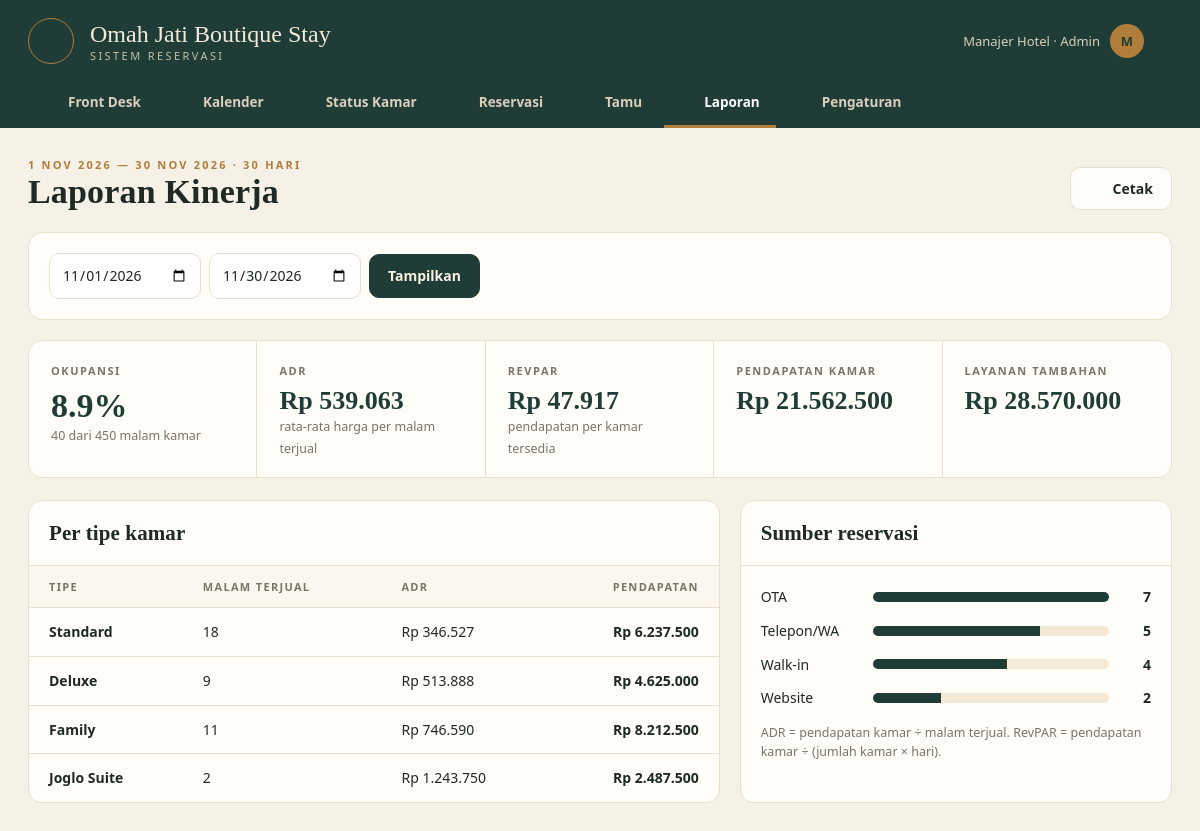
/index.php?page=laporan (signed in), run on the app's committed database.
### tables this page shows
CREATE TABLE pengaturan (
  id INT PRIMARY KEY,
  nama_hotel VARCHAR(100) NOT NULL,
  alamat VARCHAR(255),
  telepon VARCHAR(30),
  jam_checkin VARCHAR(5) NOT NULL DEFAULT '14:00',
  jam_checkout VARCHAR(5) NOT NULL DEFAULT '12:00',
  pajak_persen TINYINT NOT NULL DEFAULT 0
);

CREATE TABLE reservasi (
  id INT AUTO_INCREMENT PRIMARY KEY,
  kode VARCHAR(20) NOT NULL UNIQUE,
  tamu_id INT NOT NULL,
  kamar_id INT NOT NULL,
  check_in DATE NOT NULL,
  check_out DATE NOT NULL,
  malam SMALLINT NOT NULL,
  dewasa TINYINT NOT NULL DEFAULT 2,
  harga_malam INT NOT NULL,           
  diskon INT NOT NULL DEFAULT 0,
  dibayar INT NOT NULL DEFAULT 0,
  sumber ENUM('Walk-in','Telepon/WA','Website','OTA') NOT NULL DEFAULT 'Walk-in',
  status ENUM('booking','checkin','checkout','batal') NOT NULL DEFAULT 'booking',
  catatan VARCHAR(255),
  user_id INT NULL,
  checkin_at DATETIME NULL,
  checkout_at DATETIME NULL,
  created_at DATETIME NOT NULL DEFAULT CURRENT_TIMESTAMP,
  INDEX idx_kamar_tgl (kamar_id, check_in, check_out),
  FOREIGN KEY (tamu_id) REFERENCES tamu(id),
  FOREIGN KEY (kamar_id) REFERENCES kamar(id),
  FOREIGN KEY (user_id) REFERENCES users(id) ON DELETE SET NULL
);

### index.php (called while the page is built, shortened)
<?php
require __DIR__ . '/includes/bootstrap.php';
$routes = [
    'login'      => 'pages/login.php',
    'logout'     => 'pages/logout.php',
    'dashboard'  => 'pages/dashboard.php',
    'kalender'   => 'pages/kalender.php',
    'kamar'      => 'pages/kamar.php',
    'reservasi'  => 'pages/reservasi/index.php',
    'res.baru'   => 'pages/reservasi/baru.php',
    'res.detail' => 'pages/reservasi/detail.php',
    'res.aksi'   => 'pages/reservasi/aksi.php',
    'invoice'    => 'pages/reservasi/invoice.php',
    'tamu'       => 'pages/tamu.php',
    'laporan'    => 'pages/laporan.php',
    'master'     => 'pages/master/index.php',
];
$page = $_GET['page'] ?? 'dashboard';
require __DIR__ . '/' . $routes[$page];

### pages/laporan.php (the view)
<?php
$dari = $_GET['dari'] ?? date('Y-m-01');
$sampai = $_GET['sampai'] ?? date('Y-m-d');
$hari = max(1, malam($dari, $sampai) + 1);
$totalKamar = (int) q("SELECT COUNT(*) FROM kamar")->fetchColumn();
$akhirEks = date('Y-m-d', strtotime("$sampai +1 day"));
$res = q("SELECT r.*, tk.nama tipe FROM reservasi r JOIN kamar k ON k.id = r.kamar_id JOIN tipe_kamar tk ON tk.id = k.tipe_id
          WHERE r.status IN ('checkin','checkout') AND r.check_in < ? AND r.check_out > ?", [$akhirEks, $dari])->fetchAll();
$malamTerjual = 0; $pendapatanKamar = 0; $perTipe = []; $perSumber = [];
foreach ($res as $r) {
    $a = max($r['check_in'], $dari); $b = min($r['check_out'], $akhirEks);
    $m = malam($a, $b);
    $nilai = $m * $r['harga_malam'] - ($r['malam'] ? round($r['diskon'] * $m / $r['malam']) : 0);
    $malamTerjual += $m; $pendapatanKamar += $nilai;
    $perTipe[$r['tipe']]['malam'] = ($perTipe[$r['tipe']]['malam'] ?? 0) + $m;
    $perTipe[$r['tipe']]['nilai'] = ($perTipe[$r['tipe']]['nilai'] ?? 0) + $nilai;
    $perSumber[$r['sumber']] = ($perSumber[$r['sumber']] ?? 0) + 1;
}
$layanan = (int) q("SELECT COALESCE(SUM(l.qty * l.harga),0) FROM layanan l WHERE l.created_at BETWEEN ? AND ?", [$dari, $sampai . ' 23:59:59'])->fetchColumn();
$okupansi = round($malamTerjual / ($totalKamar * $hari) * 100, 1);
$adr = $malamTerjual ? round($pendapatanKamar / $malamTerjual) : 0;
$revpar = round($pendapatanKamar / ($totalKamar * $hari));
arsort($perSumber);
$title = 'Laporan Kinerja';
$eyebrow = tgl($dari) . ' — ' . tgl($sampai) . ' · ' . $hari . ' hari';
$actions = '<button class="btn" onclick="window.print()">' . icon('printer', 16) . ' Cetak</button>';
require __DIR__ . '/../includes/header.php';
?>
<form class="card no-print" method="get" style="margin-bottom:20px"><div class="card-body filters"><input type="hidden" name="page" value="laporan">
    <input type="date" name="dari" value="<?= e($dari) ?>"><input type="date" name="sampai" value="<?= e($sampai) ?>"><button class="btn btn-primary">Tampilkan</button></div></form>
<div class="kpis">
    <div class="kpi"><small>Okupansi</small><strong><?= $okupansi ?>%</strong><span><?= $malamTerjual ?> dari <?= $totalKamar * $hari ?> malam kamar</span></div>
    <div class="kpi"><small>ADR</small><strong style="font-size:26px"><?= rupiah($adr) ?></strong><span>rata-rata harga per malam terjual</span></div>
    <div class="kpi"><small>RevPAR</small><strong style="font-size:26px"><?= rupiah($revpar) ?></strong><span>pendapatan per kamar tersedia</span></div>
    <div class="kpi"><small>Pendapatan kamar</small><strong style="font-size:26px"><?= rupiah($pendapatanKamar) ?></strong></div>
    <div class="kpi"><small>Layanan tambahan</small><strong style="font-size:26px"><?= rupiah($layanan) ?></strong></div>
</div>
<div class="grid-2">
    <div class="card"><div class="card-head"><h2>Per tipe kamar</h2></div><div class="table-wrap"><table>
        <thead><tr><th>Tipe</th><th>Malam terjual</th><th>ADR</th><th class="text-right">Pendapatan</th></tr></thead>
        <tbody><?php foreach ($perTipe as $tp => $v): ?><tr><td><strong><?= e($tp) ?></strong></td><td><?= $v['malam'] ?></td><td><?= rupiah($v['malam'] ? $v['nilai'] / $v['malam'] : 0) ?></td><td class="text-right"><strong><?= rupiah($v['nilai']) ?></strong></td></tr><?php endforeach; ?></tbody>
    </table></div></div>
    <div class="card"><div class="card-head"><h2>Sumber reservasi</h2></div><div class="card-body">
        <?php $maxS = max(1, ...array_values($perSumber ?: [1])); foreach ($perSumber as $s => $n): ?>
            <div style="display:flex;align-items:center;gap:12px;margin-bottom:12px"><span style="width:100px"><?= e($s) ?></span>
                <span style="flex:1;height:10px;background:var(--gold-soft);border-radius:6px;overflow:hidden"><span style="display:block;height:100%;width:<?= round($n / $maxS * 100) ?>%;background:var(--green)"></span></span><b style="width:30px;text-align:right"><?= $n ?></b></div>
        <?php endforeach; ?>
        <p class="muted" style="margin:14px 0 0;font-size:12.5px">ADR = pendapatan kamar ÷ malam terjual. RevPAR = pendapatan kamar ÷ (jumlah kamar × hari).</p>
    </div></div>
</div>
<?php require __DIR__ . '/../includes/footer.php'; ?>

### includes/header.php (shortened to what this page needs)
<?php
$nav = [
    ['dashboard', 'Front Desk', 'home'],
    ['kalender', 'Kalender', 'calendar'],
    ['kamar', 'Status Kamar', 'grid'],
    ['reservasi', 'Reservasi', 'receipt'],
    ['tamu', 'Tamu', 'users'],
    ['laporan', 'Laporan', 'chart'],
];
if (user()['role'] === 'admin') $nav[] = ['master', 'Pengaturan', 'settings'];
$current = $_GET['page'] ?? 'dashboard';
$set = setting();
?>
<!DOCTYPE html>
<html lang="id">
<head>
    <link rel="stylesheet" href="assets/css/style.css">
</head>
<body>
<header class="masthead">
    <div class="masthead-inner">
        <div class="mast-top">
            <span class="crest"><?= icon('sparkle', 20) ?></span>
            <div class="name"><?= e($set['nama_hotel']) ?><small>Sistem Reservasi</small></div>
            <div class="mast-user"><span><?= e(user()['nama']) ?> · <?= e(ucfirst(user()['role'])) ?></span><span class="dot"><?= e(strtoupper(substr(user()['nama'], 0, 1))) ?></span>
                <a href="<?= url('logout') ?>" title="Keluar"><?= icon('logout', 18) ?></a></div>
        </div>
        <nav class="tabs">
            <?php foreach ($nav as [$key, $label, $ic]): ?><a href="<?= url($key) ?>" class="<?= $current === $key ? 'active' : '' ?>"><?= icon($ic, 16) ?> <?= $label ?></a><?php endforeach; ?>
        </nav>
    </div>
</header>
<main class="page">
    <div class="page-head">
        <div><div class="eyebrow"><?= e($eyebrow ?? tgl(date('Y-m-d'))) ?></div><h1><?= e($title ?? 'Front Desk') ?></h1></div>
        <div class="page-actions"><?= $actions ?? '' ?></div>
    </div>

### data on the page
pengaturan: nama_hotel "Omah Jati Boutique Stay"
reservasi: kamar "7", tamu "5", dewasa "2"

### other printed values
user()['nama'] "Manajer Hotel"
user()['role'] "Admin"
substr(user()['nama'], 0, 1) "M"
$label "Front Desk"
$label "Kalender"
$label "Status Kamar"
$label "Reservasi"
$label "Tamu"
$label "Laporan"
$label "Pengaturan"
$eyebrow "1 NOV 2026 — 30 NOV 2026 · 30 HARI"
$title "Laporan Kinerja"
$okupansi "8.9"
$malamTerjual "40"
$totalKamar * $hari "450"
